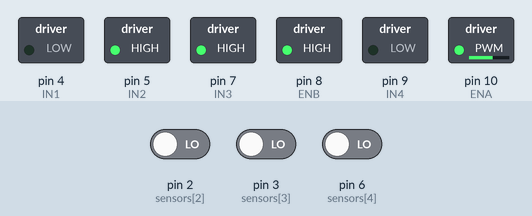
Simulated run of this sketch. Board: Arduino Uno, built with avr-gcc and run on an emulated ATmega328P. Parts: switched loads named in the sketch (green lamp = pin HIGH). Inputs (shaded band) come from the test bench; at power-on: pin 2 (sensors[2]) LOW, pin 3 (sensors[3]) LOW, pin 6 (sensors[4]) LOW. What the sketch prints to the serial monitor is not drawn.

Above: at 0.1 s.
Timing chart, 0 to 1.6 s (numbered marks = the images above):
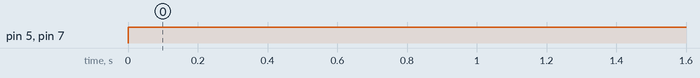

Measured:
- by itself, pin 5 (IN2), pin 7 (IN3): LOW → HIGH at 0.00 s

The sketch:

final.ino
```cpp
// Sensor pins
const int sensors[5] = {0, 1, 2, 3, 6}; // D0, D1, D2, D3, D6

// Motor control pins (adjust if wired differently)
#define ENA 10
#define IN1 4
#define IN2 5
#define IN3 7
#define IN4 9
#define ENB 8

void setup() {
  Serial.begin(115200);

  // Sensor inputs
  for (int i = 0; i < 5; i++) {
    pinMode(sensors[i], INPUT);
  }

  // Motor outputs
  pinMode(ENA, OUTPUT);
  pinMode(IN1, OUTPUT);
  pinMode(IN2, OUTPUT);
  pinMode(IN3, OUTPUT);
  pinMode(IN4, OUTPUT);
  pinMode(ENB, OUTPUT);

  analogWrite(ENA, 150); // Set motor speed
  analogWrite(ENB, 150);

  Serial.println("Line Follower Bot Started");
}

void loop() {
  int sensorState[5];
  for (int i = 0; i < 5; i++) {
    sensorState[i] = digitalRead(sensors[i]);
  }

  // Print to Serial Monitor for debugging
  Serial.print("Sensors: ");
  for (int i = 0; i < 5; i++) {
    Serial.print(sensorState[i]);
    Serial.print(" ");
  }

  // Simple logic
  if (sensorState[2] == 0 && sensorState[1] == 1 && sensorState[3] == 1) {
    moveForward(); Serial.println("-> Forward");
  } else if (sensorState[0] == 0 || sensorState[1] == 0) {
    turnLeft(); Serial.println("-> Left");
  } else if (sensorState[3] == 0 || sensorState[4] == 0) {
    turnRight(); Serial.println("-> Right");
  } else {
    stopMotors(); Serial.println("-> Stop");
  }

  delay(100);
}

void moveForward() {
  digitalWrite(IN1, HIGH);
  digitalWrite(IN2, LOW);
  digitalWrite(IN3, HIGH);
  digitalWrite(IN4, LOW);
}

void turnLeft() {
  digitalWrite(IN1, LOW);
  digitalWrite(IN2, HIGH);
  digitalWrite(IN3, HIGH);
  digitalWrite(IN4, LOW);
}

void turnRight() {
  digitalWrite(IN1, HIGH);
  digitalWrite(IN2, LOW);
  digitalWrite(IN3, LOW);
  digitalWrite(IN4, HIGH);
}

void stopMotors() {
  digitalWrite(IN1, LOW);
  digitalWrite(IN2, LOW);
  digitalWrite(IN3, LOW);
  digitalWrite(IN4, LOW);
}
```
